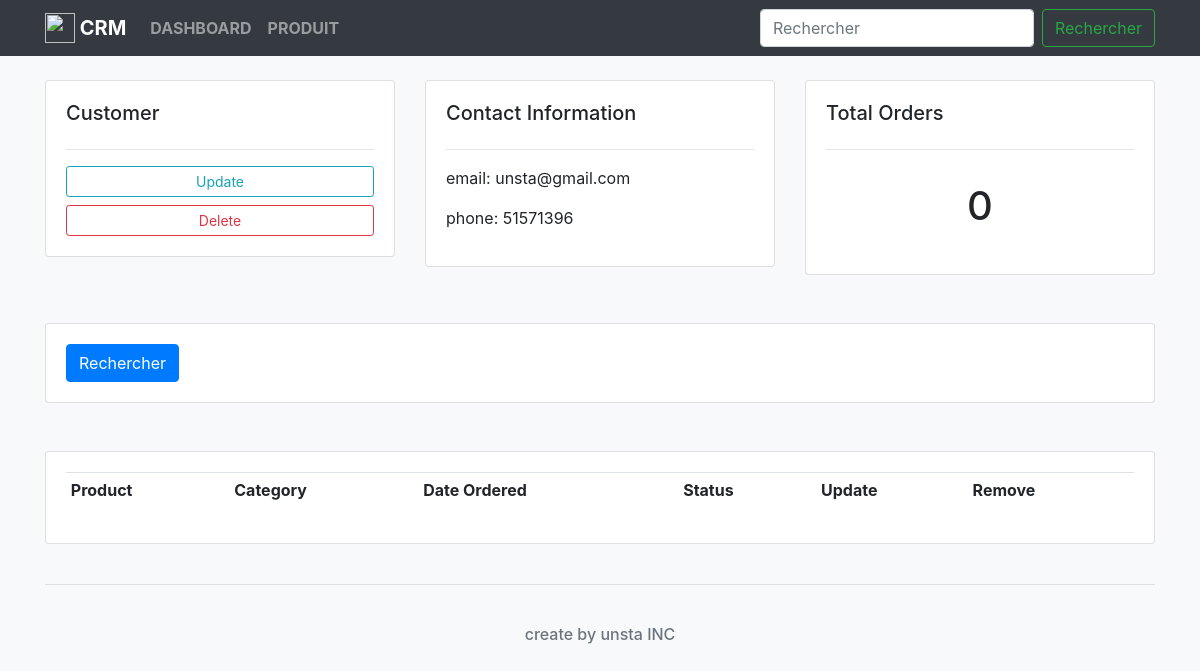
Before: /customer/1/ with the older database file.
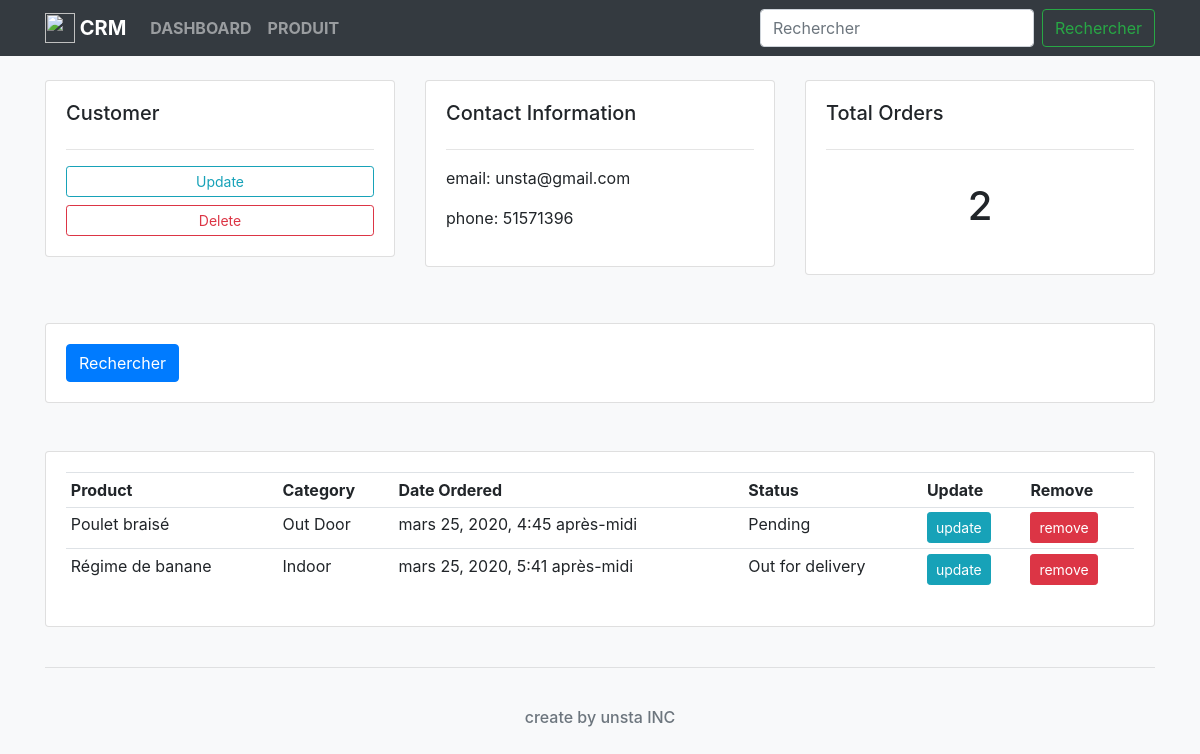
After: the same page with the newer database file.
### accounts/models.py (models this page shows, shortened)
class Customer(models.Model):
    name = models.CharField('Nom', max_length=50, null=True)
    phone = models.CharField('Téléphone', max_length=10, null=True)
    email = models.EmailField('Email', null=True)
    date_created = models.DateTimeField('Date de création', auto_now_add=True, null=True)
    class Meta:
        verbose_name = 'Customer'

class Order(models.Model):
    STATUS = (
        ('Pending', 'Pending'),
        ('Out for delivery', 'Out for delivery'),
        ('Delivery', 'Delivery'),
    )
    customer = models.ForeignKey(Customer, verbose_name='customer', null=True, on_delete=models.SET_NULL)
    product = models.ForeignKey(Product, verbose_name='produit', null=True, on_delete=models.SET_NULL)
    date_created = models.DateTimeField("Date d'ajout", auto_now_add=True, null=True)
    status = models.CharField('Status', choices=STATUS, max_length=200, null=True)
    class Meta:
        verbose_name='Order'

class Product(models.Model):
    CATEGORIES = (
        ('Indoor', 'Indoor'),
        ('Out Door', 'Out Door'),
    )
    name = models.CharField('Nom du produit', max_length=200, null=True)
    price = models.FloatField('Prix du produit', null=True)
    category = models.CharField('Categorie du produit', choices=CATEGORIES, max_length=200, null=True)
    description = models.CharField('Description du produit', max_length=200, null=True, blank=True)
    date_created = models.DateTimeField("Date d'ajout", auto_now_add=True, null=True)
    tags = models.ManyToManyField(Tag, verbose_name='categorie')
    def __str__(self):
        return self.name
    class Meta:
        verbose_name='Produit'

### accounts/views.py (the view)
# urls.py: path('customer/<str:pk>/', customer, name='customer'),
def customer(request, pk):
    page_title = 'customer'
    customer = Customer.objects.get(id=pk)
    orders = customer.order_set.all()
    order_count = orders.count()
    context = {
        'title': page_title,
        'customer': customer,
        'orders': orders,
        'order_count': order_count
    }
    template = 'accounts/customer.html'
    return render(request, template, context)

### templates/accounts/customer.html
{% extends "base.html" %}
{% block content %}
   <div class="row py-4">
      <div class="col-md">
         <div class="card card-body">
            <h5 class="text-capitalize">customer</h5>
            <hr>
            <a href="#" class="btn btn-outline-info btn-sm btn-block text-capitalize">update</a>
            <a href="#" class="btn btn-outline-danger btn-sm btn-block text-capitalize">delete</a>
         </div>
      </div>
      <div class="col-md">
         <div class="card card-body">
            <h5 class="text-capitalize">contact information</h5>
            <hr>
            <p>email: {{ customer.email }}</p>
            <p>phone: {{ customer.phone }} </p>
         </div>
      </div>
      <div class="col-md">
         <div class="card card-body">
            <h5 class="text-capitalize">total orders</h5>
            <hr>
            <h1 class="text-center p-3"> {{ order_count }} </h1>
         </div>
      </div>
   </div>
   <div class="row py-4">
      <div class="col">
         <div class="card card-body">
            <form action="get">
               <button class="btn btn-primary text-capitalize" type="submit">rechercher</button>
            </form>
         </div>
      </div>
   </div>
   <div class="row py-4">
      <div class="col-md">
         <div class="card card-body">
            <table class="table table-sm">
               <tr>
                  <th class="text-capitalize">product</th>
                  <th class="text-capitalize">category</th>
                  <th class="text-capitalize">date ordered</th>
                  <th class="text-capitalize">status</th>
                  <th class="text-capitalize">update</th>
                  <th class="text-capitalize">remove</th>
               </tr>
               {% for n in orders %}
                  <tr>
                     <td> {{ n.product }} </td>
                     <td> {{ n.product.category }} </td>
                     <td> {{ n.date_created }} </td>
                     <td> {{ n.status }} </td>
                     <td class="font-weight-bold">
                        <a href="#" class="btn btn-sm btn-info">update</a> </td>
                     <td class="font-weight-bold">
                        <a href="#" class="btn btn-sm btn-danger">remove</a> </td>
                  </tr>
               {% endfor %}
            </table>
         </div>
      </div>
   </div>
{% endblock content %}

### templates/base.html (shortened to what this page needs)
<!DOCTYPE html>
<html lang="fr">
    <head>
        {% include "includes/meta.html" %}
    </head>
    <body class="bg-light">
        {% include "partials/navbar.html" %}
        <div class="container">
            {% block content %}
            {% endblock content %}
            <hr>
            {% include "partials/footer.html" %}
        </div>
    </body>
</html>

### templates/includes/meta.html (shortened to what this page needs)
<link rel="stylesheet" href="https://stackpath.bootstrapcdn.com/bootstrap/4.4.1/css/bootstrap.min.css">

### templates/partials/navbar.html (shortened to what this page needs)
{% load static %}{% get_static_prefix as STATIC_PREFIX %}
<nav class="navbar navbar-expand-lg navbar-dark bg-dark">
  <div class="container">
      <a class="navbar-brand text-uppercase font-weight-bold" href="{% url "home" %}">
        <img src="{{ STATIC_PREFIX }}img/logo.png" width="30" height="30" class="d-inline-block align-top text-white" alt="">
        crm
      </a>
      <div class="collapse navbar-collapse" id="navbarContent">
        <div class="navbar-nav text-uppercase font-weight-bold mr-auto">
          <a class="nav-item nav-link" href="{% url "home" %}">dashboard</a>
          <a class="nav-item nav-link" href="{% url "accounts:product" %}">produit</a>
        </div>
        <form class="form-inline my-2 my-lg-0">
          <input class="form-control mr-sm-2 text-capitalize" type="search" placeholder="rechercher" aria-label="rechercher">
          <button class="btn btn-outline-success my-2 my-sm-0 text-capitalize" type="submit">rechercher</button>
        </form>
      </div>
  </div>
</nav>

### templates/partials/footer.html
<div class="row py-4 d-flex justify-content-center">
    <div class="col">
        <h6 class="text-center text-muted">create by unsta INC</h6>
    </div>
</div>

Changed rows visible on the page:
added Order: product "Poulet braisé", product.category "Out Door", date_created "mars 25, 2020, 4:45 après-midi", status "Pending"
added Order: product "Régime de banane", product.category "Indoor", date_created "mars 25, 2020, 5:41 après-midi", status "Out for delivery"
Other visible differences:
{{ order_count }}: "0" → "2"
